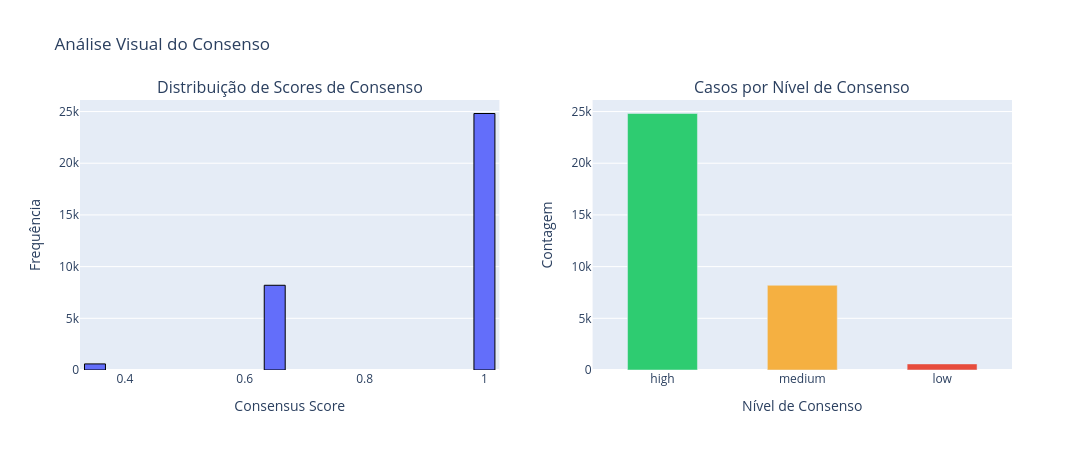

Source (notebook cell):
### Code cell
visualizer.plot_score_and_levels(
    df_with_consensus=df_with_consensus,
    levels=levels
)

### Figure 1 — Plotly figure (JSON) as saved in the notebook; plotly's stock layout.template omitted (floating-point values rounded to 4 significant figures; data arrays with more than 128 entries replaced by an {"elided": "..."} marker saying what was removed)
{"data": [{"marker": {"line": {"color": "black", "width": 1}}, "name": "Consensus Score", "nbinsx": 20, "type": "histogram", "x": {"elided": "33594 float values"}, "xaxis": "x", "yaxis": "y"}, {"marker": {"color": ["#2ECC71", "#F5B041", "#E74C3C"]}, "type": "bar", "width": 0.5, "x": ["high", "medium", "low"], "xaxis": "x2", "y": [24810, 8196, 588], "yaxis": "y2"}], "layout": {"annotations": [{"font": {"size": 16}, "showarrow": false, "text": "Distribuição de Scores de Consenso", "x": 0.225, "xanchor": "center", "xref": "paper", "y": 1, "yanchor": "bottom", "yref": "paper"}, {"font": {"size": 16}, "showarrow": false, "text": "Casos por Nível de Consenso", "x": 0.775, "xanchor": "center", "xref": "paper", "y": 1, "yanchor": "bottom", "yref": "paper"}], "bargap": 0.3, "height": 450, "showlegend": false, "title": {"text": "Análise Visual do Consenso"}, "width": 1100, "xaxis": {"anchor": "y", "domain": [0, 0.45], "title": {"text": "Consensus Score"}}, "xaxis2": {"anchor": "y2", "domain": [0.55, 1], "title": {"text": "Nível de Consenso"}}, "yaxis": {"anchor": "x", "domain": [0, 1], "title": {"text": "Frequência"}}, "yaxis2": {"anchor": "x2", "domain": [0, 1], "title": {"text": "Contagem"}}}}
